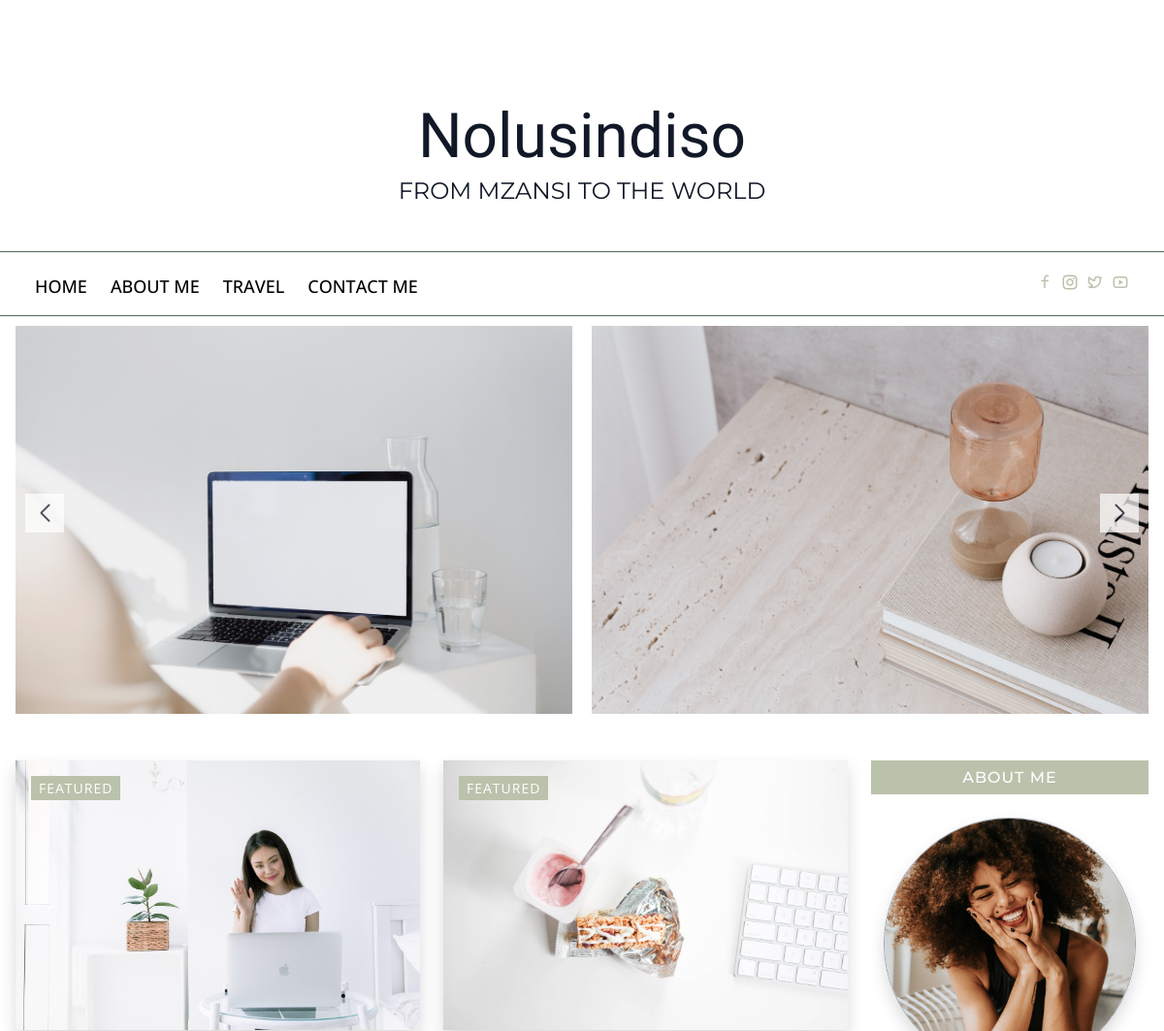
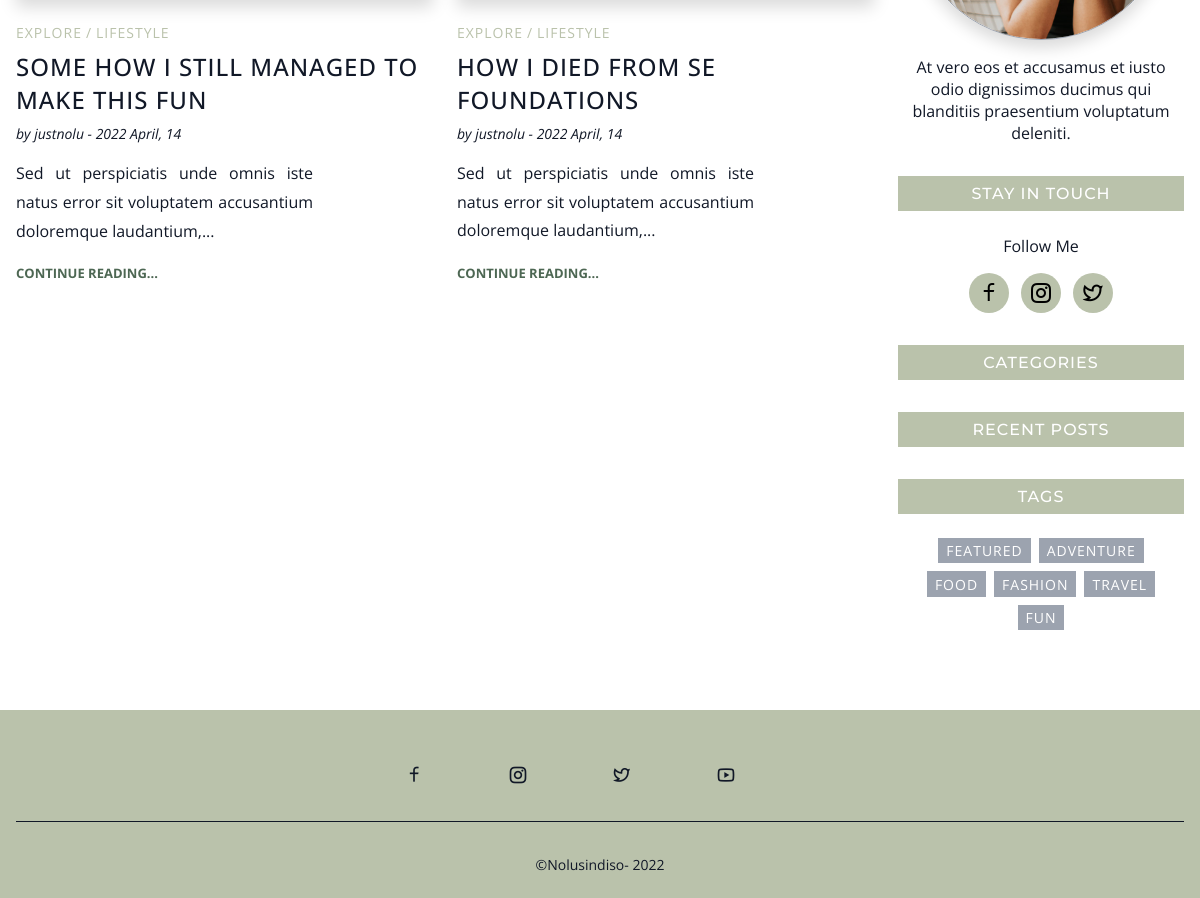
The page /home on the database its author committed (2 pictures, top to bottom).
### myblog/models.py (models this page shows, shortened)
class Post(db.Model):
    id = db.Column(db.Integer, primary_key=True, autoincrement=True)
    slug = db.Column(db.String(180), nullable=False)
    title = db.Column(db.String(180), nullable=False)
    body = db.Column(db.Text, nullable=False)
    comments = db.Column(db.Integer, default=0)
    views = db.Column(db.Integer, default=0)
    image=db.Column(db.String(120), default='image.jpg')
    user_id = db.Column(db.Integer, db.ForeignKey('user.id'), nullable=False)
    author = db.relationship('User',backref=db.backref('author', lazy=True))
    pub_date = db.Column(db.DateTime, nullable=False,default=datetime.utcnow)

class User(db.Model,UserMixin):
    id = db.Column(db.Integer, primary_key=True, autoincrement=True)
    name = db.Column(db.String(80), unique=False, nullable=False)
    username = db.Column(db.String(80), unique=True, nullable=False)
    email = db.Column(db.String(120), unique=True, nullable=False)
    password = db.Column(db.String(150))

### myblog/routes.py (the view)
@app.route('/')
@app.route('/home')
def home():
    posts = Post.query.order_by(Post.id.desc()).all()
    return render_template('index.html', posts=posts)

### myblog/templates/index.html (shortened to what this page needs)
{% extends 'base.html' %}
{% block content %}
    <main class="main container">
      <div class="hero">
        <div class="swiper-container hero__slider">
          <div class="swiper-wrapper">
            <div class="swiper-slide">
              <article class="slider-item">
                <img
                  src="{{url_for('static', filename='/assets/images/slider-2.jpg')}}"
                  alt="slider item"
                  class="slider-item__img"
                />
                <div class="slider-item__overlay"></div>
                <div class="slider-item__content">
                </div>
              </article>
            </div>
            <div class="swiper-slide">
              <article class="slider-item">
                <img
                  src="{{url_for('static', filename='/assets/images/slider-3.jpg')}}"
                  alt="slider item"
                  class="slider-item__img"
                />
                <div class="slider-item__overlay"></div>
                <div class="slider-item__content"></div>
              </article>
            </div>
          </div>
          <div class="swiper-button-next"></div>
          <div class="swiper-button-prev"></div>
        </div>
      </div>
      <div class="main-grid">
        <div>
          <div class="blogs-grid">
        {% for post in posts%}
            <article class="blog-item">
              <div class="image-wrapper">
                <a href="../../post/{{post.id}}/{{post.slug}}"
                  ><img
                    src="{{url_for('static', filename='/assets/images/'+post.image)}}"
                    alt="blog item"
                    class="blog-item__image"
                /></a>
                <span class="tag tag--primary"><a href="#">featured</a></span>
              </div>
              <div class="content-wrapper">
                <ul class="categories">
                  <li><a href="#">Explore</a></li>
                  <li><a href="#">Lifestyle</a></li>
                </ul>
                <h2 class="title">
                  <a href="../../post/{{post.id}}/{{post.slug}}">{{ post.title }}</a>
                </h2>
                <div class="meta"><p>by {{ post.author.name }} - {{ post.pub_date.strftime ('%Y %B, %d')}}</p></div>
                <p class="excerpt">
                  {{ post.body | truncate (100,True) }}
                </p>
                <div>
                  <a href="post/{{post.id}}/{{post.slug}}" class="read-more">continue reading...</a>
                </div>
              </div>
            </article>
        {% endfor %}
          </div>
        </div>
 {% endblock content %}

### myblog/templates/base.html (shortened to what this page needs)
<!DOCTYPE html>
<html lang="en">
  <head>
    <link
      href="https://cdn.jsdelivr.net/npm/remixicon@2.5.0/fonts/remixicon.css"
      rel="stylesheet"
    />
    <link rel="stylesheet" href="{{url_for('static', filename='assets/css/swiper-bundle.min.css')}}" />
    <link rel="stylesheet" href="{{url_for('static', filename='assets/css/styles.css')}}" />
  </head>
  <body>
    <header class="header" id="header">
      <div class="header__bottom">
        <div class="header__title">Nolusindiso</div>
        <h1 class="header__subtitle">From Mzansi to the world</h1>
      </div>
      <div class="header__top">
        <nav class="nav container">
          <div class="nav__menu" id="nav-menu">
            <ul class="nav__list">
              <li class="nav__item">
                <a href="/" class="nav__link">Home</a>
              </li>
              <li class="nav__item">
                <a href="#" class="nav__link">About Me</a>
              </li>
              <li class="nav__item">
                <a href="#" class="nav__link">Travel</a>
              </li>
              <li class="nav__item">
                <a href="#" class="nav__link">Contact Me</a>
              </li>
            </ul>
          </div>
          <div class="nav__icons">
            <a href="#" class="nav__link"><i class="ri-facebook-line"></i></a>
            <a href="#" class="nav__link"><i class="ri-instagram-line"></i></a>
            <a href="#" class="nav__link"><i class="ri-twitter-line"></i></a>
            <a href="#" class="nav__link"><i class="ri-youtube-line"></i></a>
          </div>
        </nav>
      </div>
    </header>
{% block content %}
{% endblock content %}
<aside>
  <div class="sidebar">
    <div class="widget widget-profile">
      <h3 class="title">About Me</h3>
      <div class="widget__body">
        <img
          src="{{url_for('static', filename='/assets/images/pexels-guilherme-almeida-1858175.jpg')}}"
          alt="profile photo"
          class="profile-photo"
        />
        <p>
          At vero eos et accusamus et iusto odio dignissimos ducimus qui
          blanditiis praesentium voluptatum deleniti.
        </p>
      </div>
    </div>
    <div class="widget widget-social">
      <h3 class="title">Stay in touch</h3>
      <div class="widget__body">
        <p class="text">
          Follow Me
        </p>
        <a href="#" class="icon-btn">
          <i class="ri-facebook-line"></i>
        </a>
        <a href="#" class="icon-btn">
          <i class="ri-instagram-line"></i>
        </a>
        <a href="#" class="icon-btn">
          <i class="ri-twitter-line"></i>
        </a>
      </div>
    </div>
    <div class="widget widget-categories">
      <h3 class="title">categories</h3>
    </div>
    <div class="widget widget-recent-posts">
      <h3 class="title">recent posts</h3>
    </div>
    <div class="widget widget-tags">
      <h3 class="title">tags</h3>
      <div class="widget__body">
        <div class="widget-tags__wrapper">
          <span class="tag"><a href="#">featured</a></span>
          <span class="tag"><a href="#">adventure</a></span>
          <span class="tag"><a href="#">food</a></span>
          <span class="tag"><a href="#">fashion</a></span>
          <span class="tag"><a href="#">travel</a></span>
          <span class="tag"><a href="#">fun</a></span>
        </div>
      </div>
    </div>
  </div>
</aside>
</div>
</main>
    <footer class="footer">
        <div class="container">
          <ul class="footer__menu">
            <a href="#" class="nav__link"> <i class="ri-facebook-line"></i></a>
            <a href="#" class="nav__link"><i class="ri-instagram-line"></i></a>
            <a href="#" class="nav__link"><i class="ri-twitter-line"></i></a>
            <a href="#" class="nav__link"><i class="ri-youtube-line"></i></a>
          </ul>
          <div class="seperator"></div>
          <span class="copyright">&copy;Nolusindiso- 2022</span>
        </div>
      </footer>
    </body>
  </html>

### rows shown on the page
Post: image (picture), title "SOME HOW I STILL MANAGED TO MAKE THIS FUN", author.name "justnolu", pub_date "2022 April, 14", body "Sed ut perspiciatis unde omnis iste natus error sit voluptatem accusantium doloremque laudantium,..."
Post: image (picture), title "HOW I DIED FROM SE FOUNDATIONS", author.name "justnolu", pub_date "2022 April, 14", body "Sed ut perspiciatis unde omnis iste natus error sit voluptatem accusantium doloremque laudantium,..."
